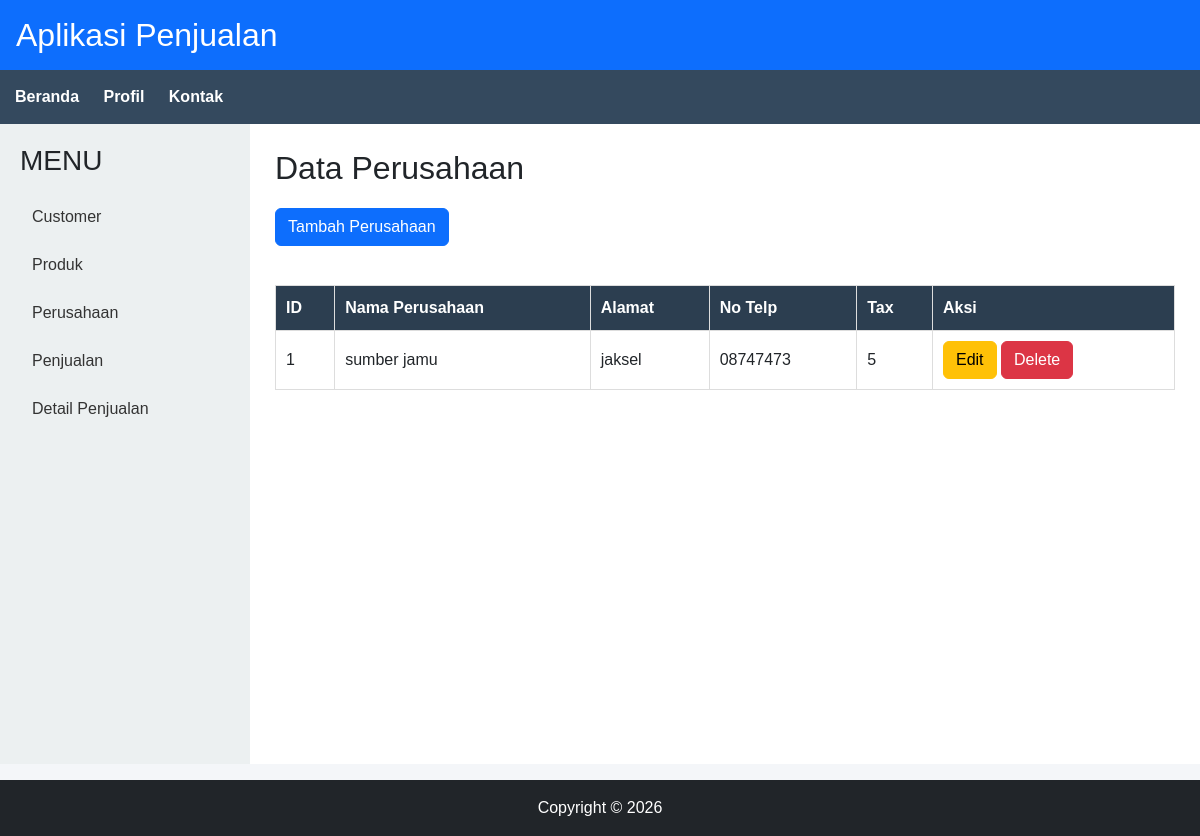
The page /perusahaan/index.php on the database its author committed.
### tables this page shows
CREATE TABLE `perusahaan` (
  `id_perusahaan` int NOT NULL,
  `nama_perusahaan` varchar(255) NOT NULL,
  `alamat` varchar(255) NOT NULL,
  `no_telp` varchar(255) NOT NULL,
  `tax` varchar(255) NOT NULL
);

### perusahaan/index.php (the view)
<?php
include '../config/koneksi.php';
include '../assets/header.php';
include '../assets/navigation.php';
?>
<div class="main">
    <?php include '../assets/sidebar.php'; ?>
    <div class="content">
        <h2>Data Perusahaan</h2>
        <a href="tambah.php" class="btn btn-primary">
            Tambah Perusahaan
        </a>
        <br><br>
        <table>
            <tr>
                <th>ID</th>
                <th>Nama Perusahaan</th>
                <th>Alamat</th>
                <th>No Telp</th>
                <th>Tax</th>
                <th>Aksi</th>
            </tr>
            <?php
            $query = mysqli_query(
                $koneksi,
                "SELECT * FROM perusahaan"
            );
            while ($data = mysqli_fetch_assoc($query)) {
                ?>
                <tr>
                    <td><?= $data['id_perusahaan']; ?></td>
                    <td><?= $data['nama_perusahaan']; ?></td>
                    <td><?= $data['alamat']; ?></td>
                    <td><?= $data['no_telp']; ?></td>
                    <td><?= $data['tax']; ?></td>
                    <td>
                        <a href="edit.php?id=<?= $data['id_perusahaan']; ?>" class="btn btn-warning">
                            Edit
                        </a>
                        <a href="delete.php?id=<?= $data['id_perusahaan']; ?>" class="btn btn-danger"
                            onclick="return confirm('Yakin hapus data?')">
                            Delete
                        </a>
                    </td>
                </tr>
            <?php } ?>
        </table>
    </div>
</div>
<?php include '../assets/footer.php'; ?>

### assets/style.css (style rules this page uses)
* { margin: 0; padding: 0; box-sizing: border-box; }
body { font-family: Arial, Helvetica, sans-serif; background: #f4f6f9; }
.main { display: flex; min-height: calc(100vh - 160px); }
.content { flex: 1; background: white; padding: 25px; }
.content h2 { margin-bottom: 20px; }
table { width: 100%; border-collapse: collapse; margin-top: 15px; }
table th { background: #2c3e50; color: white; }
table th, table td { border: 1px solid #ddd; padding: 10px; }

### rows shown on the page
perusahaan: id_perusahaan "1", nama_perusahaan "sumber jamu", alamat "jaksel", no_telp "08747473", tax "5"
